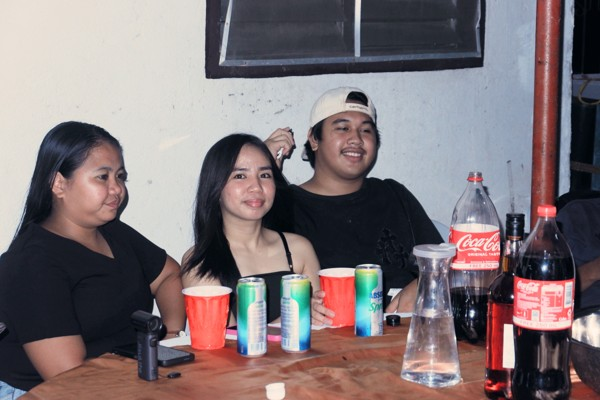
#> input picture tmp/party-batch-276/previews/DSCF6040.jpg, 600 x 400 px, given as the content of the folder C:/Users/Jerow Amelo/Documents/DCIM/276_FUJI, which was not available
$ python party_batch_276.py preview
#> lines starting #> are read from the running program, lines starting #| are printed output that depends on the picture; after the words box and inside, x2 and y2 are one past the last pixel; in counts of white or black regions, pixels touching at a corner belong together; pictures that were not available may be replaced by others from this repository, and a replacement may not be noted
#> in preview_one, raw is the input picture: PIL image 600x400 RGB; mean R, G, B 127, 115.2, 118.2
from pathlib import Path
from PIL import Image,ImageOps,ImageFilter,ImageDraw
from concurrent.futures import ThreadPoolExecutor,as_completed
import numpy as np,json,hashlib,argparse,time
SRC=Path(r'C:\Users\Jerow Amelo\Documents\DCIM\276_FUJI')
ROOT=Path(r'C:\Users\Jerow Amelo\Documents\ssupertea-station\tmp\party-batch-276')
FILES=sorted(p for p in SRC.iterdir() if p.suffix.lower() in ['.jpg','.jpeg','.png','.tif','.tiff'])
W=np.array([.2126,.7152,.0722],dtype=np.float32)
WB=np.array([1.065,1.008,.953],dtype=np.float32)
SIZE=49
bb,gg,rr=np.meshgrid(np.linspace(0,1,SIZE,dtype=np.float32),np.linspace(0,1,SIZE,dtype=np.float32),np.linspace(0,1,SIZE,dtype=np.float32),indexing='ij')
GRID=np.stack([rr,gg,bb],axis=-1).reshape(-1,3)

def settings(im):
    sm=ImageOps.exif_transpose(im);sm.thumbnail((480,480));a=np.asarray(sm.convert('RGB'),dtype=np.float32)/255
    a*=WB;y=a@W
    mx=a.max(axis=-1);mn=a.min(axis=-1);s=(mx-mn)/np.maximum(mx,.001)
#> after `mx = a.max(axis=-1)`:
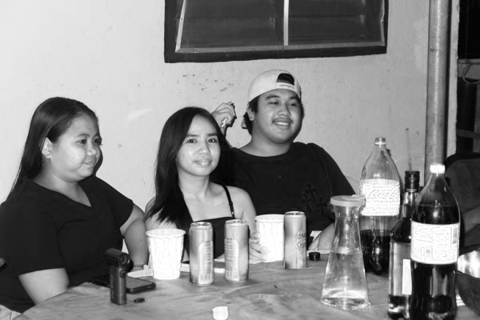
#> mx: shape (320, 480) float32; min 0.0119, max 1.07, mean 0.551; drawn with min black and max white
#> after `mn = a.min(axis=-1)`:
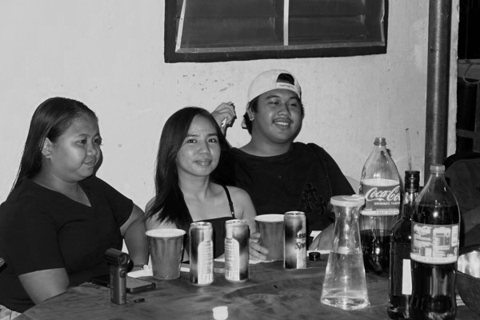
#> mn: shape (320, 480) float32; min 0, max 0.953, mean 0.419
#> after `s = (mx - mn) / np.maximum(mx, 0.001)`:
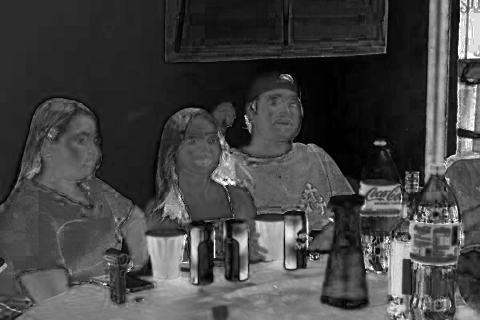
#> s: shape (320, 480) float32; min 0.000645, max 1, mean 0.267
    mask=(a[:,:,0]>a[:,:,1]*1.035)&(a[:,:,0]>a[:,:,2]*1.065)&(a[:,:,1]>a[:,:,2]*.91)&(s>.07)&(s<.48)&(y>.14)&(y<.94)
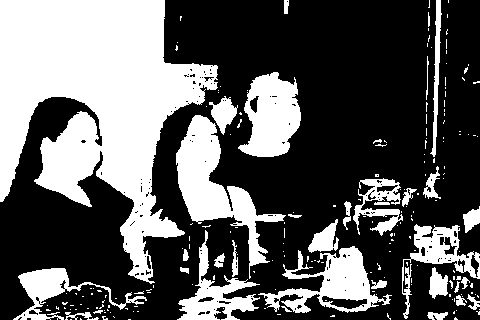
#> mask: shape (320, 480) bool; 36.7% white; 210 white regions (175 under 20 px), largest, box (x1, y1, x2, y2) and area: (0, 0, 218, 284) 32038, (176, 115, 286, 279) 5334, (238, 72, 301, 157) 3606
    mask[:int(y.shape[0]*.15)]=False;mask[int(y.shape[0]*.83):]=False
#> after `mask[int(y.shape[0] * 0.83):] = False`:
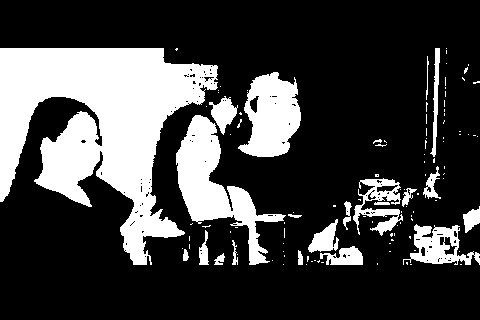
#> mask: shape (320, 480) bool; 25.6% white; 116 white regions (94 under 20 px), largest, box (x1, y1, x2, y2) and area: (0, 48, 218, 265) 23878, (176, 115, 286, 265) 5315, (238, 72, 301, 157) 3606
    if mask.sum()>100:
        anchor=float(np.percentile(y[mask],65))
#> anchor = 0.866
    else:
        valid=y[(y>.12)&(y<.88)];anchor=float(np.percentile(valid,65)) if valid.size else .4
    ev=float(np.clip(2.2*np.log2(.51/max(anchor,.07)),-.70,1.15))
#> ev = -0.7
    return {'exposure_ev':round(ev,3),'skin_midtone_anchor':round(anchor,3)}

def lut(params):
    a=GRID*WB;y=a@W
    ev=params['exposure_ev']
    if ev>=0:
        effective=ev*(1-.78*np.clip((y-.53)/.35,0,1))
    else:
        effective=ev*np.clip((y-.12)/.52,0,1)
    exposed=y*np.exp2(effective/2.2)
    t=np.interp(exposed,[0,.025,.08,.18,.35,.55,.75,1,1.3],[.004,.029,.125,.265,.448,.632,.807,.965,.99]).astype('float32')
    gain=t/np.maximum(y,.00001)
    rgb=t[:,None]+(a-y[:,None])*np.power(gain,.72)[:,None]
    mx=a.max(axis=-1);mn=a.min(axis=-1);sat=(mx-mn)/np.maximum(mx,.001)
    # Soft protection of warm skin-color ranges for smooth transitions.
    skin=np.clip((a[:,0]-a[:,1]-.005)/.055,0,1)*np.clip((a[:,0]-a[:,2])/.055,0,1)*np.clip((y-.08)/.12,0,1)
    vibrance=1+.15*(1-sat)*(1-.80*skin)
    rgb=t[:,None]+(rgb-t[:,None])*vibrance[:,None]
    shadow=np.clip((.48-t)/.48,0,1)**1.3
    highlight=np.clip((t-.38)/.6,0,1)
    teal=np.array([-.018,.008,.024]);teal-=teal@W
    warm=np.array([.019,.002,-.013]);warm-=warm@W
    plum=np.array([.016,-.012,.028]);plum-=plum@W
    rgb+=shadow[:,None]*teal*(1-.85*skin[:,None])
    rgb+=highlight[:,None]*warm
    rgb+=(np.sin(np.pi*np.clip(t,0,1))**1.5*(1-.94*skin))[:,None]*plum
    lum=rgb@W;delta=rgb-lum[:,None]
    high=delta.max(axis=-1);low=-delta.min(axis=-1)
    factor=np.minimum(1,np.minimum((1-lum)/np.maximum(high,.00001),lum/np.maximum(low,.00001)))
    rgb=lum[:,None]+delta*factor.clip(0,1)[:,None]
    return ImageFilter.Color3DLUT(SIZE,rgb.clip(0,1).reshape(-1).tolist(),channels=3)

def preview_one(p):
    with Image.open(p) as raw:
        params=settings(raw);im=ImageOps.exif_transpose(raw).convert('RGB');im.thumbnail((1200,1200));edited=im.filter(lut(params))
#> after `params = settings(raw)`: params = {'exposure_ev': -0.7, 'skin_midtone_anchor': 0.866}
#> in lut, `ev=params['exposure_ev']`: ev = -0.7
#> after `edited = im.filter(lut(params))`:
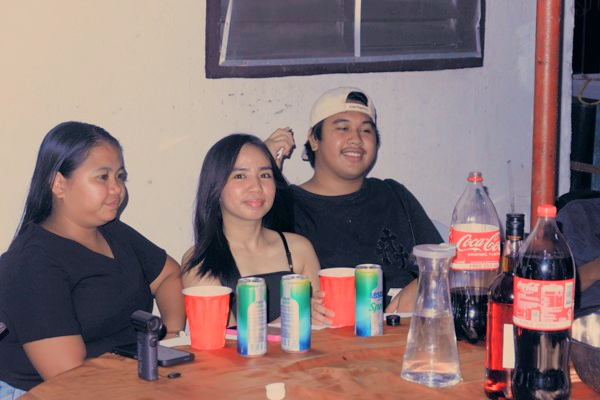
#> edited: PIL image 600x400 RGB; mean R, G, B 135.8, 113.9, 114.8
        edited.save(ROOT/(p.stem+'-sample.jpg'),quality=94)
        before=im.copy();after=edited.copy();before.thumbnail((800,600));after.thumbnail((800,600))
        c=Image.new('RGB',(1600,636),'#202020');c.paste(before,(0,36));c.paste(after,(800,36));d=ImageDraw.Draw(c)
#> after `c = Image.new('RGB', (1600, 636), '#202020')`: c: PIL image 1600x636 RGB; every value is 32
#> after `c.paste(after, (800, 36))`:
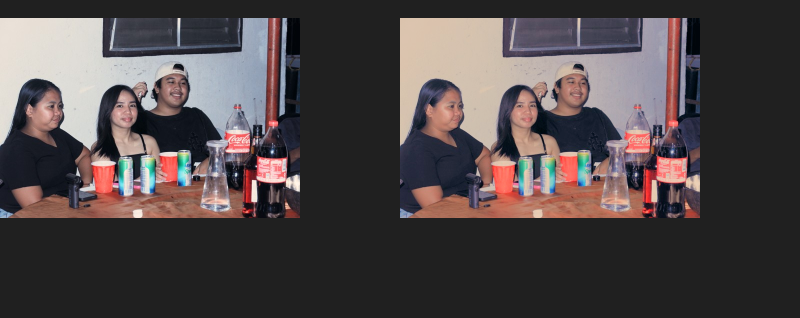
#> c: PIL image 1600x636 RGB (shown at 1/2 size); mean R, G, B 78.9, 70.9, 71.8
        d.text((12,12),p.name+' ORIGINAL',fill='white');d.text((812,12),'PARTY EDIT',fill='white');c.save(ROOT/(p.stem+'-comparison.jpg'),quality=93)
#> pass 3 of the loop `for n in ids:print(preview_one(SRC/f'DSCF{n}.JPG'),flush=True)`:
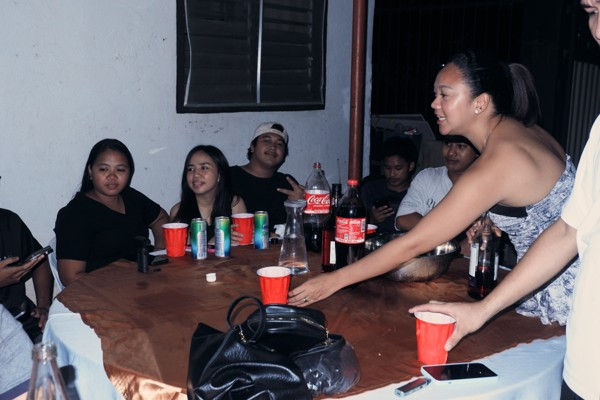
#> input picture tmp/party-batch-276/previews/DSCF6041.jpg, 600 x 400 px, given in place of DSCF6053.JPG, which was not available
#> in preview_one, raw is the input picture: PIL image 600x400 RGB; mean R, G, B 96.4, 88.8, 94.5
#> in settings (call 3), `mask[int(y.shape[0] * 0.83):] = False`:
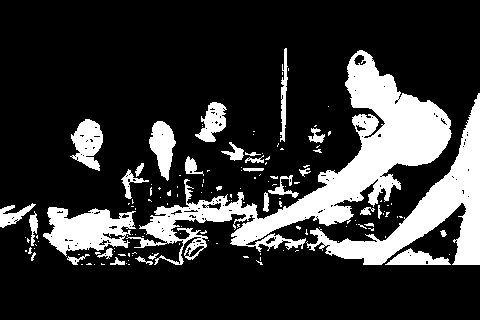
#> mask: shape (320, 480) bool; 20.5% white; 145 white regions (113 under 20 px), largest, box (x1, y1, x2, y2) and area: (126, 50, 452, 265) 15142, (306, 93, 480, 265) 7099, (43, 207, 136, 257) 2749
#> anchor = 0.606
#> in settings (call 3), `ev=float(np.clip(2.2*np.log2(.51/max(anchor,.07)),-.70,1.15))`: ev = -0.548
#> params = {'exposure_ev': -0.548, 'skin_midtone_anchor': 0.606}
#> in preview_one (call 3), `c.paste(after, (800, 36))`:
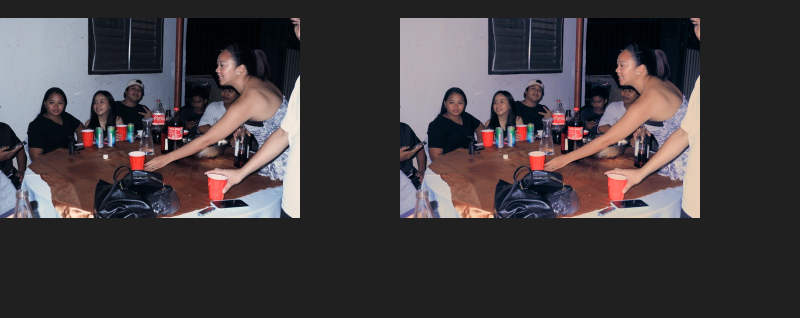
#> c: PIL image 1600x636 RGB (shown at 1/2 size); mean R, G, B 65.5, 59.9, 62.5
        return p.name,params

def process_one(p):
    digest=hashlib.sha256(p.read_bytes()).hexdigest()
    dest=ROOT/'final'/(p.stem+'_party.JPG')
    with Image.open(p) as raw:
        assert raw.mode=='RGB'
        params=settings(raw);out=raw.filter(lut(params))
        opts={'quality':97,'subsampling':0,'optimize':True}
        for key in ['exif','icc_profile']:
            if raw.info.get(key):opts[key]=raw.info[key]
        out.save(dest,**opts)
        with Image.open(dest) as check:
            check.load();assert check.size==raw.size
            assert check.getexif().get(274)==raw.getexif().get(274)
            assert check.info.get('icc_profile')==raw.info.get('icc_profile')
            im=ImageOps.exif_transpose(check);im.thumbnail((600,600));im.save(ROOT/'previews'/(p.stem+'.jpg'),quality=90)
        rec={'source':p.name,'output':dest.name,'size':raw.size,'settings':params,'source_sha256':digest,'output_sha256':hashlib.sha256(dest.read_bytes()).hexdigest()}
    assert digest==hashlib.sha256(p.read_bytes()).hexdigest()
    return rec

def sheets():
    for start in range(0,len(FILES),24):
        c=Image.new('RGB',(1600,1800),'#202020');d=ImageDraw.Draw(c)
        for j,p in enumerate(FILES[start:start+24]):
            with Image.open(ROOT/'previews'/(p.stem+'.jpg')) as im:
                im.thumbnail((392,266));x=(j%4)*400;y=(j//4)*300;c.paste(im,(x,y));d.text((x+8,y+273),p.name,fill='white')
        c.save(ROOT/f'edited-{start//24+1}.jpg',quality=92)

if __name__=='__main__':
    ap=argparse.ArgumentParser();ap.add_argument('mode',choices=['preview','process']);args=ap.parse_args()
    if args.mode=='preview':
        ids=[6040,6047,6053,6085,6097,6115,6138,6149,6170,6185,6199,6204]
#> (the run stopped early here; a loop or call above may not have finished)
